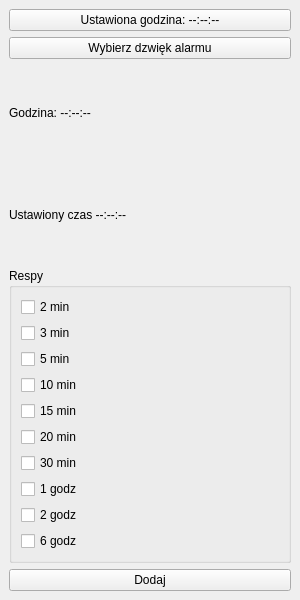
<ui version="4.0">
 <class>MainWindow</class>
 <widget class="QMainWindow" name="MainWindow">
  <property name="geometry">
   <rect>
    <x>0</x>
    <y>0</y>
    <width>300</width>
    <height>600</height>
   </rect>
  </property>
  <property name="windowTitle">
   <string>Metin2Timer</string>
  </property>
  <widget class="QWidget" name="centralwidget">
   <layout class="QVBoxLayout" name="verticalLayout">
    <item>
     <widget class="QPushButton" name="buttonSetTime">
      <property name="text">
       <string>Ustawiona godzina: --:--:--</string>
      </property>
      <property name="toolTip">
       <string>Ustaw nowy czas</string>
      </property>
     </widget>
    </item>
    <item>
    <widget class="QPushButton" name="pushButtonSelectSound">
        <property name="text">
            <string>Wybierz dzwięk alarmu</string>
        </property>
    </widget>
</item>
     <item>
<widget class="QLabel" name="CurrentTimeDisplay">
  <property name="text">
    <string>Godzina: --:--:--</string>
  </property>
  <property name="toolTip">
    <string>Displays the current time</string>
  </property>
</widget>
    </item>
    <!-- Add this QLabel for displaying the current time -->
    <item>
     <widget class="QLabel" name="labelCurrentTime">
      <property name="text">
       <string>Ustawiony czas --:--:--</string>
      </property>
     </widget>
    </item>
    <item>
     <widget class="QGroupBox" name="groupBoxTimes">
      <property name="title">
       <string>Respy</string>
      </property>
      <layout class="QHBoxLayout" name="horizontalLayout">
       <item>
        <layout class="QVBoxLayout" name="verticalLayoutCheckBoxes">
         <item><widget class="QCheckBox" name="checkBox_2min"><property name="text"><string>2 min</string></property></widget></item>
         <item><widget class="QCheckBox" name="checkBox_3min"><property name="text"><string>3 min</string></property></widget></item>
         <item><widget class="QCheckBox" name="checkBox_5min"><property name="text"><string>5 min</string></property></widget></item>
         <item><widget class="QCheckBox" name="checkBox_10min"><property name="text"><string>10 min</string></property></widget></item>
         <item><widget class="QCheckBox" name="checkBox_15min"><property name="text"><string>15 min</string></property></widget></item>
         <item><widget class="QCheckBox" name="checkBox_20min"><property name="text"><string>20 min</string></property></widget></item>
         <item><widget class="QCheckBox" name="checkBox_30min"><property name="text"><string>30 min</string></property></widget></item>
         <item><widget class="QCheckBox" name="checkBox_1h"><property name="text"><string>1 godz</string></property></widget></item>
         <item><widget class="QCheckBox" name="checkBox_2h"><property name="text"><string>2 godz</string></property></widget></item>
         <item><widget class="QCheckBox" name="checkBox_6h"><property name="text"><string>6 godz</string></property></widget></item>
        </layout>
       </item>
       <item>
        <layout class="QVBoxLayout" name="verticalLayoutLabels">
         <item><widget class="QLabel" name="label_2min"><property name="text"><string/></property></widget></item>
         <item><widget class="QLabel" name="label_3min"><property name="text"><string/></property></widget></item>
         <item><widget class="QLabel" name="label_5min"><property name="text"><string/></property></widget></item>
         <item><widget class="QLabel" name="label_10min"><property name="text"><string/></property></widget></item>
         <item><widget class="QLabel" name="label_15min"><property name="text"><string/></property></widget></item>
         <item><widget class="QLabel" name="label_20min"><property name="text"><string/></property></widget></item>
         <item><widget class="QLabel" name="label_30min"><property name="text"><string/></property></widget></item>
         <item><widget class="QLabel" name="label_1h"><property name="text"><string/></property></widget></item>
         <item><widget class="QLabel" name="label_2h"><property name="text"><string/></property></widget></item>
         <item><widget class="QLabel" name="label_6h"><property name="text"><string/></property></widget></item>
         <item><widget class="QLabel" name="label_none"><property name="text"><string/></property></widget></item>
        </layout>
       </item>
      </layout>
     </widget>
    </item>
    <item>
     <widget class="QPushButton" name="pushButtonAdd">
      <property name="text">
       <string>Dodaj</string>
      </property>
     </widget>
    </item>
   </layout>
  </widget>
 </widget>
 <resources/>
 <connections/>
</ui>
